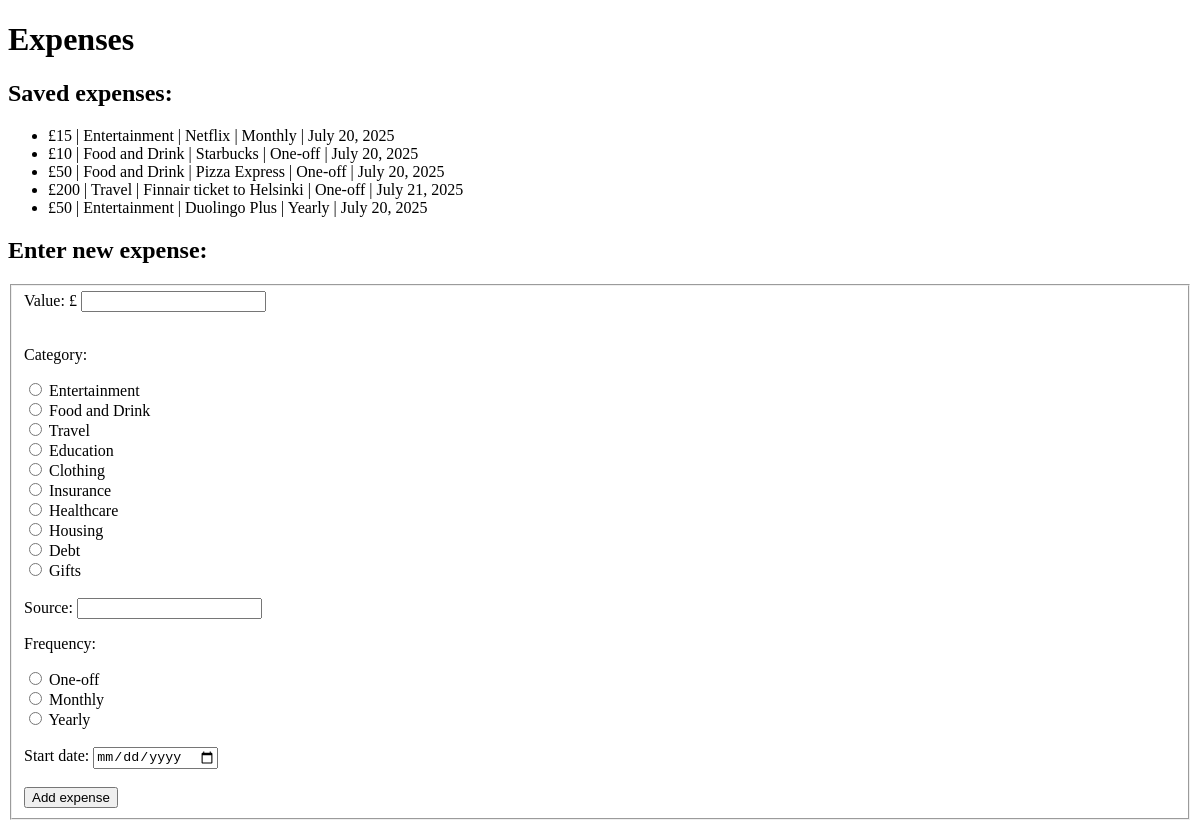
Page /finance/expenses/ on the earlier database version.
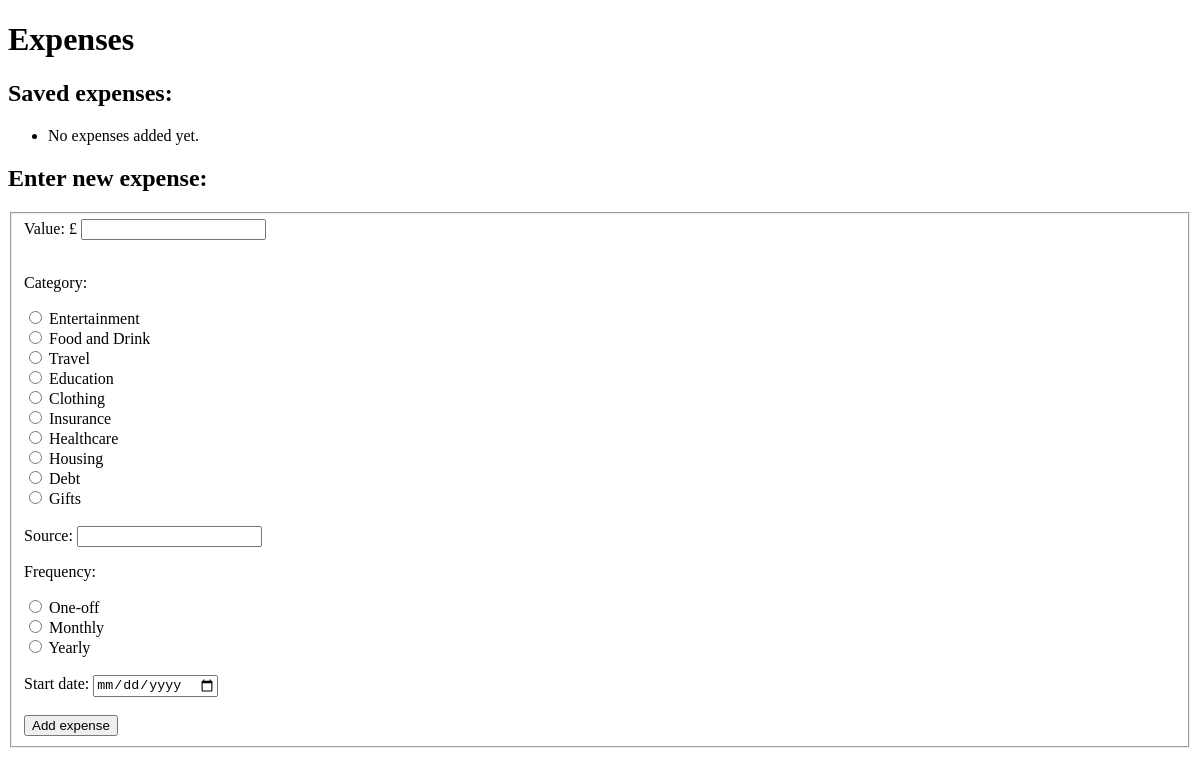
Same page on the later database version.
### finance/models.py (models this page shows)
class FinancialObject(models.Model):
    user = models.ForeignKey(User, on_delete=models.CASCADE) # A single user can have many instances of income/expenses/budgets
    value = models.IntegerField(default=0)
    startDate = models.DateField(default=datetime.date.today)
    addDate = models.DateField(default=datetime.date.today)
    class Meta:
        abstract = True # Makes the "FinancialObject" class an Abstract Base Class (ABC)

class Expense(FinancialObject):
    source = models.CharField(default="N/A", max_length=200)
    category = models.CharField(default="Entertainment", max_length=200)
    frequency = models.CharField(default="Monthly", max_length=200)

### finance/views.py (the view)
# urls.py: path("expenses/", views.expenses, name="expenses"),
def expenses(request):
    message = request.GET.get("message", "")
    expenses = Expense.objects.all()
    return render(
        request,
        "finance/expenses.html",
        {
            "expenses": expenses,
            "message": message
        }
    )

### finance/templates/finance/expenses.html (shortened to what this page needs)
<!DOCTYPE html>
<html lang="en">
<head>
</head>
<body>
    <h1>Expenses</h1>
    <h2>Saved expenses:</h2>
    <ul>
    {% if expenses %}
        {% for i in expenses %}
            <li>£{{ i.value }} | {{ i.category }} | {{ i.source }} | {{ i.frequency }} | {{ i.startDate}}</li>
        {% endfor %}
    {% else %}
        <li>No expenses added yet.</li>
    {% endif %}
    </ul>
    <h2>Enter new expense:</h2>
    <form action="{% url 'finance:addExpense' %}" method="post">
        <fieldset>
            <label for="value">Value: £</label>
            <input type="text" id="value" name="value"><br><br>
            <p>Category:</p>
            <input type="radio" id="Entertainment" name="category" value="Entertainment">
            <label for="Entertainment">Entertainment</label><br>
            <input type="radio" id="Food and Drink" name="category" value="Food and Drink">
            <label for="Food and Drink">Food and Drink</label><br>
            <input type="radio" id="Travel" name="category" value="Travel">
            <label for="Travel">Travel</label><br>
            <input type="radio" id="Education" name="category" value="Education">
            <label for="Education">Education</label><br>
            <input type="radio" id="Clothing" name="category" value="Clothing">
            <label for="Clothing">Clothing</label><br>
            <input type="radio" id="Insurance" name="category" value="Insurance">
            <label for="Insurance">Insurance</label><br>
            <input type="radio" id="Healthcare" name="category" value="Healthcare">
            <label for="Healthcare">Healthcare</label><br>
            <input type="radio" id="Housing" name="category" value="Housing">
            <label for="Housing">Housing</label><br>
            <input type="radio" id="Debt" name="category" value="Debt">
            <label for="Debt">Debt</label><br>
            <input type="radio" id="Gifts" name="category" value="Gifts">
            <label for="Gifts">Gifts</label><br><br>
            <label for="source">Source: </label>
            <input type="text" id="source" name="source"><br>
            <p>Frequency:</p>
            <input type="radio" id="one-off" name="frequency" value="One-off">
            <label for="one-off">One-off</label><br>
            <input type="radio" id="monthly" name="frequency" value="Monthly">
            <label for="monthly">Monthly</label><br>
            <input type="radio" id="yearly" name="frequency" value="Yearly">
            <label for="yearly">Yearly</label><br><br>
            <label for="startDate">Start date: </label>
            <input type="date" id="startDate" name="startDate" value=date><br><br>
            <input type="submit" value="Add expense">
        </fieldset>
    </form>
</body>
</html>

Differences in the rows shown:
removed Expense: value "15", category "Entertainment", source "Netflix", frequency "Monthly", startDate "July 20, 2025"
removed Expense: value "10", category "Food and Drink", source "Starbucks", frequency "One-off", startDate "July 20, 2025"
removed Expense: value "50", category "Food and Drink", source "Pizza Express", frequency "One-off", startDate "July 20, 2025"
removed Expense: value "200", category "Travel", source "Finnair ticket to Helsinki", frequency "One-off", startDate "July 21, 2025"
removed Expense: value "50", category "Entertainment", source "Duolingo Plus", frequency "Yearly", startDate "July 20, 2025"
Other differences:
text now shown: "No expenses added yet."
